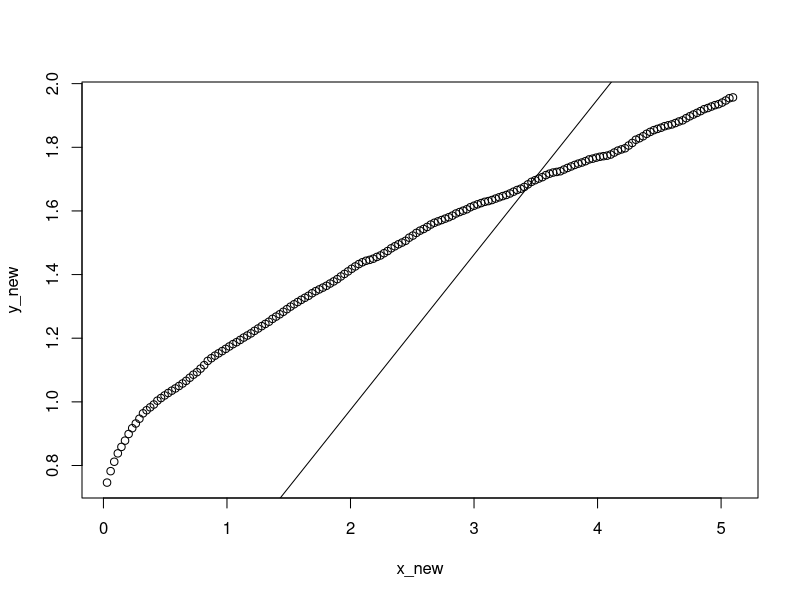

Write R code to recreate this figure.
x_ <- read.csv("x.csv")
y_ <- read.csv("y.csv")
x<-x_$X0
y<-log(y_$X0)
#plot(x,y)
NQ <- diff(y)/diff(x)
#plot.ts(NQ)
log.NQ <- log(NQ)
#plot.ts(log.NQ)
low <- lowess(log.NQ) #statsmodels.nonparametric.smoothers_lowess
#plot(low)
cutoff <- 0.75
q <- quantile(low$y, cutoff,na.rm=TRUE)#scipy.stats.mstats.mquatiles
#plot.ts(log.NQ)
#abline(h=q)
x.lower <- x[min(which(low$y > q))]
x.upper <- x[max(which(low$y > q))]
#plot(x,y)
#abline(v=c(x.lower, x.upper))
i=which(x.upper == x)
j=which(x.lower == x)
y_new=y[j:i]
x_new=x[j:i]
plot(x_new,y_new)
fit <- lm(y_new ~ x_new -1)   # y 'as a linear function of' x
abline(fit) 
sl=fit$coefficients
write(sl,'tmp')
print(sl)
